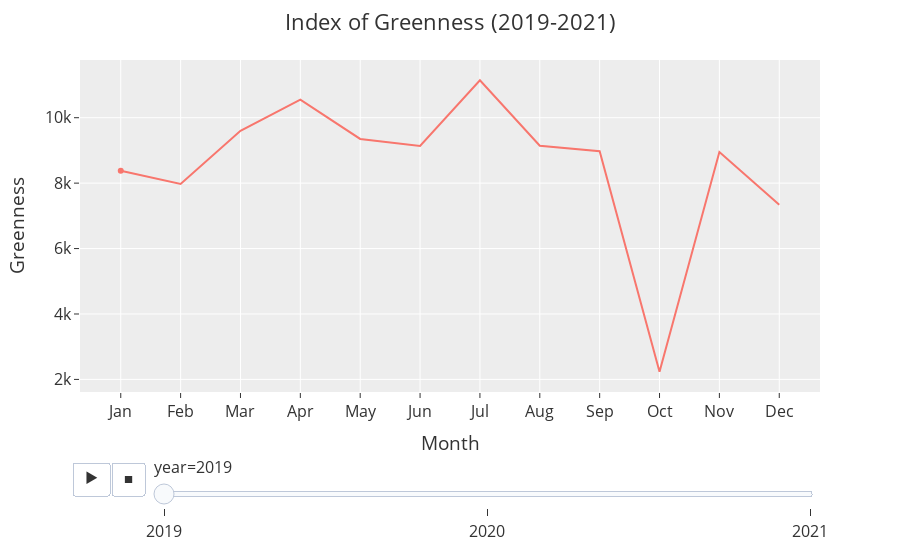

Notebook cell for this chart:
### Code cell
df = df[df['Country']=='AT']
fig = px.line(df, x="month", y="Greenness", animation_frame="year", animation_group="Country", hover_name="Country", markers=True)
fig["layout"]
fig.layout.updatemenus[0].buttons[0].args[1]["frame"]["duration"] = 1500
fig.update_layout(
    title="Index of Greenness (2019-2021)",
    xaxis_title="Month",
    yaxis_title="Greenness",
    title_x=0.5,
    font=dict(
        size=16,
    )
)
# fig.update_layout(title_text='Index of Greenness (2019-2021)', title_x=0.5)
fig.update_xaxes(tickmode = 'array',
                 tickvals = df['month'].unique(),
                 ticktext= ['Jan', 'Feb', 'Mar', 'Apr', 'May','Jun', 'Jul', 'Aug', 'Sep', 'Oct', 'Nov', 'Dec'])

### Figure 1 — Plotly figure (JSON) as saved in the notebook; plotly's stock layout.template omitted (floating-point values rounded to 4 significant figures)
{"data": [{"hovertemplate": "<b>%{hovertext}</b><br><br>year=2019<br>month=%{x}<br>Greenness=%{y}<extra></extra>", "hovertext": ["AT", "AT", "AT", "AT", "AT", "AT", "AT", "AT", "AT", "AT", "AT", "AT"], "ids": ["AT", "AT", "AT", "AT", "AT", "AT", "AT", "AT", "AT", "AT", "AT", "AT"], "legendgroup": "", "line": {"color": "#F8766D", "dash": "solid"}, "marker": {"symbol": "circle"}, "mode": "markers+lines", "name": "", "orientation": "v", "showlegend": false, "type": "scatter", "x": [1, 2, 3, 4, 5, 6, 7, 8, 9, 10, 11, 12], "xaxis": "x", "y": [8377.0, 7973.0, 9600.0, 10560.0, 9351.0, 9136.0, 11140.0, 9144.0, 8975.0, 2237.0, 8951.0, 7338.0], "yaxis": "y"}], "layout": {"font": {"size": 16}, "legend": {"tracegroupgap": 0}, "margin": {"t": 60}, "sliders": [{"active": 0, "currentvalue": {"prefix": "year="}, "len": 0.9, "pad": {"b": 10, "t": 60}, "steps": [{"args": [["2019"], {"frame": {"duration": 0, "redraw": false}, "fromcurrent": true, "mode": "immediate", "transition": {"duration": 0, "easing": "linear"}}], "label": "2019", "method": "animate"}, {"args": [["2020"], {"frame": {"duration": 0, "redraw": false}, "fromcurrent": true, "mode": "immediate", "transition": {"duration": 0, "easing": "linear"}}], "label": "2020", "method": "animate"}, {"args": [["2021"], {"frame": {"duration": 0, "redraw": false}, "fromcurrent": true, "mode": "immediate", "transition": {"duration": 0, "easing": "linear"}}], "label": "2021", "method": "animate"}], "x": 0.1, "xanchor": "left", "y": 0, "yanchor": "top"}], "title": {"text": "Index of Greenness (2019-2021)", "x": 0.5}, "updatemenus": [{"buttons": [{"args": [null, {"frame": {"duration": 1500, "redraw": false}, "fromcurrent": true, "mode": "immediate", "transition": {"duration": 500, "easing": "linear"}}], "label": "&#9654;", "method": "animate"}, {"args": [[null], {"frame": {"duration": 0, "redraw": false}, "fromcurrent": true, "mode": "immediate", "transition": {"duration": 0, "easing": "linear"}}], "label": "&#9724;", "method": "animate"}], "direction": "left", "pad": {"r": 10, "t": 70}, "showactive": false, "type": "buttons", "x": 0.1, "xanchor": "right", "y": 0, "yanchor": "top"}], "xaxis": {"anchor": "y", "domain": [0, 1], "tickmode": "array", "ticktext": ["Jan", "Feb", "Mar", "Apr", "May", "Jun", "Jul", "Aug", "Sep", "Oct", "Nov", "Dec"], "tickvals": [1, 2, 3, 4, 5, 6, 7, 8, 9, 10, 11, 12], "title": {"text": "Month"}}, "yaxis": {"anchor": "x", "domain": [0, 1], "title": {"text": "Greenness"}}}}
